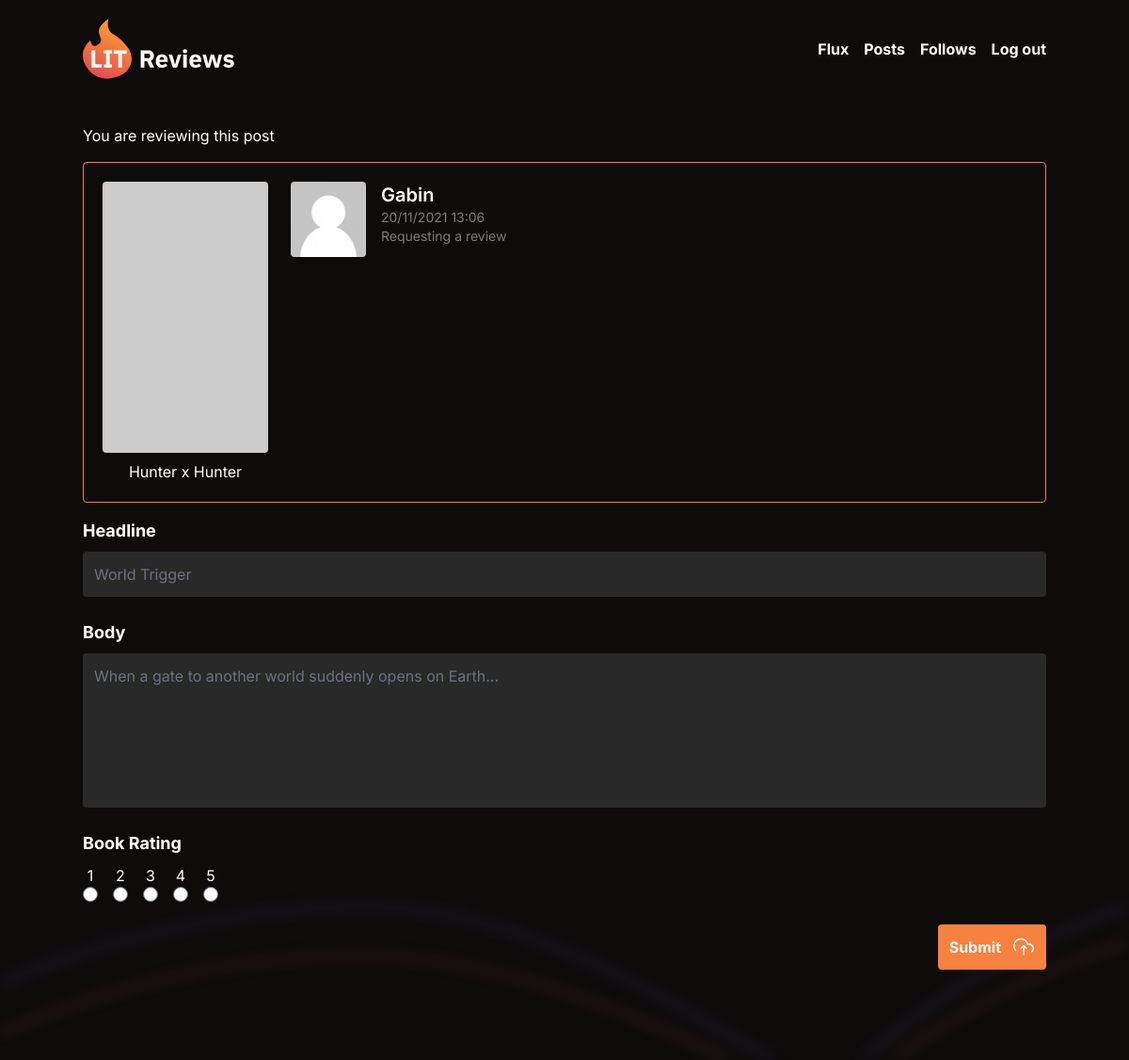
Screenshot of /posts/reply/8 (signed in) with the database file from the repository.
### posts/models.py (models this page shows)
class Ticket(models.Model):
    is_blocked = models.BooleanField(default=False)
    title = models.CharField(max_length=128)
    description = models.TextField(max_length=2048, blank=True)
    user = models.ForeignKey(to=settings.AUTH_USER_MODEL, on_delete=models.CASCADE)
    image = models.ImageField(null=True, blank=True, upload_to="covers/")
    time_created = models.DateTimeField(auto_now_add=True)

### accounts/models.py (models this page shows)
class User(AbstractUser):
    avatar = models.ImageField(upload_to="avatars/", default="avatars/default.png")

### posts/views/create_reply.py (the view, shortened to what this page needs)
# urls.py: path("reply/<str:post_id>", views.CreateReply.as_view()),
class CreateReply(LoginRequired, TemplateView):
    template_name = "posts/form.html"
    def get(self, req: HttpRequest, post_id):
        review_form = ReviewForm()
        ticket_form = TicketForm()
        ctx = {}
        ticket = Ticket.objects.filter(id=post_id).first() if not post_id == "none" else None
        ctx["ticket"] = ticket
        ctx["review_form"] = review_form
        if not ticket:
            ctx["ticket_form"] = ticket_form
        return render(req, self.template_name, ctx)

### posts/forms.py
class ReviewForm(forms.ModelForm):
    class Meta:
        model = Review
        fields = ["headline", "body", "rating"]

### OCRP7/templates/posts/form.html (shortened to what this page needs)
{% load static tailwind_tags %}
<!DOCTYPE html>
<html lang="en">
<head>
    {% include "_components/head.html" %}
</head>
<body class="bg-dark-100 text-light font-body">
    <div class="ml-auto mr-auto max-w-2xl md:max-w-3xl lg:max-w-5xl">
        {% include "_components/nav_bar.html" %}
    </div>
    <section class="mt-12 ml-auto mr-auto max-w-2xl md:max-w-3xl lg:max-w-5xl space-y-4">
        {% if ticket %}
        <section class="space-y-4">
            <h2>You are reviewing this post </h2>
            <div class="mt-6 border border-primary w-full rounded flex flex-row justify-between p-5">
                <div class="flex flex-col">
                    {% if ticket.image %}
                    <div class="w-44 h-72">
                        <img id="image" class="rounded w-full h-full object-center object-cover"
                            src="{{ ticket.image.url }}" alt="ayaya" />
                    </div>
                    {% else %}
                    <div class="w-44 h-72">
                        <img id="image" class="rounded w-full h-full object-center object-cover"
                            src="https://via.placeholder.com/176x276?text=NO IMAGE GIVEN" alt="no img" />
                    </div>
                    {% endif %}
                    <div class="text-center mt-2 w-44">
                        {{ticket.title}}
                    </div>
                </div>
                <div class="flex flex-grow flex-col ml-6">
                    <div class="flex justify-between pb-4 space-x-4">
                        <div class="flex space-x-4">
                            <div class="w-20 h-20">
                                <img class="rounded w-full h-full object-cover" src="{{ticket.user.avatar.url}}"
                                    alt="ayaya">
                            </div>
                            <div class="flex flex-col">
                                <div class="font-semibold text-xl">{{ticket.user.username}}</div>
                                <div class="text-sm text-dimm">{{ ticket.time_created|date:'d/m/Y H:i'}}</div>
                                <div class="text-sm text-dimm">Requesting a review</div>
                            </div>
                        </div>
                    </div>
                </div>
            </div>
        </section>
        {% endif %}
        <form method="POST" action="{% firstof post.id '' %}" enctype="multipart/form-data">
            <div class="flex space-x-4">
                <div class="flex flex-col flex-100 space-y-6">
                    {% for field in review_form %}
                    {% if field.name == "headline" %}
                    <section class="space-y-2">
                        <h3 class="text-lg font-bold">{{ field.label }}</h3>
                        <div class="flex space-x-2 justify-center">
                            <div class="flex input content-center bg-dark-200 rounded p-3 flex-1">
                                <input name="{{ field.name }}" value="{% firstof field.initial '' %}"
                                    class="bg-dark-200 border-0 focus:ring-0 w-full p-0" placeholder="World Trigger"
                                    type="text">
                            </div>
                        </div>
                    </section>
                    {% elif field.name == "body" %}
                    <section class="flex flex-100 flex-col space-y-2 min-h-[200px]">
                        <h3 class="text-lg font-bold">{{ field.label }}</h3>
                        <div class="flex flex-100 space-x-2 justify-center bg-dark-200 rounded p-3">
                            <textarea name="{{ field.name }}" maxlength="2048"
                                class="bg-dark-200 resize-none border-0 focus:ring-0 w-full p-0"
                                placeholder="When a gate to another world suddenly opens on Earth..."
                                type="text">{% firstof field.initial '' %}</textarea>
                        </div>
                    </section>
                    {% elif field.name == "rating"%}
                    <section class="space-y-2">
                        <h3 class="text-lg font-bold">Book Rating</h3>
                        <div class="flex space-x-4">
                            {% for n in "12345"|make_list %}
                            <div class="flex flex-col text-center">
                                <label class="select-none">{{n}}</label>
                                {% if field.initial == n|add:'0' %}
                                <input name="{{ field.name }}" value="{{n}}" type="radio" checked>
                                {% else %}
                                <input name="{{ field.name }}" value="{{n}}" type="radio">
                                {% endif %}
                            </div>
                            {% endfor %}
                        </div>
                    </section>
                    {% endif %}
                    {% endfor %}
                    {% if ticket_form or review_form %}
                    <section class="flex space-y-2 justify-end">
                        <button
                            class="flex content-center bg-primary border-0 focus:ring-0 rounded p-3 hover:opacity-95 active:opacity-90 font-bold text-left"
                            type="submit">Submit
                            <div class="pl-3 text-light">
                            </div>
                        </button>
                    </section>
                    {% endif %}
                </div>
            </div>
        </form>
    </section>
    {% include "_components/footer.html" %}
</body>
</html>

### rows the page displays
Ticket: title "Hunter x Hunter", user.avatar (placeholder picture), user.username "Gabin", time_created "20/11/2021 13:06"

### other values shown
{{ field.label }} "Headline"
{{ field.label }} "Body"
{{ n }} "1" "2" "3" "4" "5"
